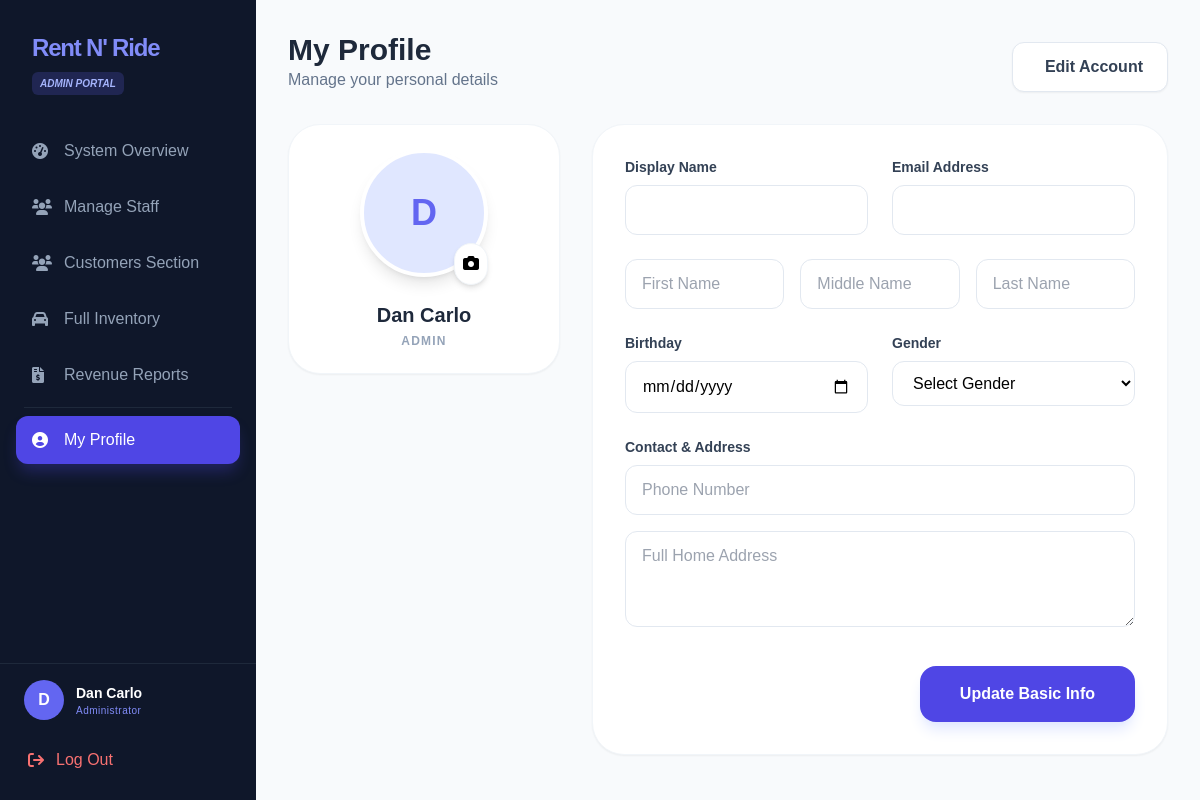
The page /admin_profile.php (signed in) on the database its author committed.
### tables this page shows
CREATE TABLE `tbl_users` (
  `id` int(11) NOT NULL,
  `username` varchar(100) NOT NULL,
  `password` varchar(255) NOT NULL,
  `role` varchar(20) DEFAULT 'Customer',
  `display_name` varchar(100) DEFAULT NULL,
  `first_name` varchar(100) DEFAULT NULL,
  `middle_name` varchar(100) DEFAULT NULL,
  `last_name` varchar(100) DEFAULT NULL,
  `birthday` varchar(30) DEFAULT NULL,
  `email` varchar(100) NOT NULL,
  `contact_number` varchar(20) DEFAULT NULL,
  `address` varchar(150) DEFAULT NULL,
  `gender` varchar(20) DEFAULT NULL,
  `profile_image` varchar(255) DEFAULT NULL
);

### admin_profile.php (the view, shortened to what this page needs)
<?php
require_once 'auth.php';
$user_id = $_SESSION['user_id'];
$stmt = $pdo->prepare("SELECT * FROM tbl_users WHERE id = ?");
$stmt->execute([$user_id]);
$user = $stmt->fetch();
$current_page = basename($_SERVER['PHP_SELF']);
?>
<!DOCTYPE html>
<html lang="en">
<head>
    <script src="https://cdn.tailwindcss.com"></script>
    <link rel="stylesheet" href="https://cdnjs.cloudflare.com/ajax/libs/font-awesome/6.0.0/css/all.min.css">
    <link rel="stylesheet" href="Assets/sidebar.css">
</head>
<body class="bg-slate-50" x-data="{ showLogoutModal: false, showAccountModal: false }">
    <div class="flex min-h-screen">
        <aside class="w-64 glass-sidebar text-white flex flex-col fixed h-full">
            <div class="p-8">
                <h1 class="text-2xl font-bold tracking-tighter text-indigo-400">Rent N' Ride</h1>
                <span class="text-[10px] bg-indigo-500/20 text-indigo-300 px-2 py-1 rounded-md uppercase font-bold mt-2 inline-block italic">Admin Portal</span>
            </div>
            <nav class="flex-1 px-4 space-y-2">
                <a href="admindashboard.php" class="nav-link <?= $current_page == 'admindashboard.php' ? 'active' : '' ?>">
                    <i class="fa-solid fa-gauge-high w-5"></i> <span>System Overview</span>
                </a>
                <a href="manage_staff.php" class="nav-link <?= $current_page == 'manage_staff.php' ? 'active' : '' ?>">
                    <i class="fa-solid fa-users w-5"></i> <span>Manage Staff</span>
                </a>
                <a href="customer.php" class="nav-link <?= $current_page == 'customers.php' ? 'active' : '' ?>">
                    <i class="fa-solid fa-users w-5"></i> <span>Customers Section</span>
                </a>
                <a href="inventory.php" class="nav-link <?= $current_page == 'inventory.php' ? 'active' : '' ?>">
                    <i class="fa-solid fa-car w-5"></i> <span>Full Inventory</span>
                </a>
                <a href="revenue.php" class="nav-link <?= $current_page == 'revenue.php' ? 'active' : '' ?>">
                    <i class="fa-solid fa-file-invoice-dollar w-5"></i> <span>Revenue Reports</span>
                </a>
                <hr class="border-slate-800 my-4 mx-2">
                <a href="admin_profile.php" class="nav-link <?= $current_page == 'admin_profile.php' ? 'active' : '' ?>">
                    <i class="fa-solid fa-circle-user w-5"></i> <span>My Profile</span>
                </a>
            </nav>
            <div class="p-4 border-t border-slate-800">
                <div class="flex items-center space-x-3 mb-4 px-2">
                    <div class="w-10 h-10 bg-indigo-500 rounded-full flex items-center justify-center font-bold text-white overflow-hidden">
                        <?php if(!empty($user['profile_image'])): ?>
                            <img src="Profile/<?= $user['profile_image'] ?>" class="w-full h-full object-cover">
                        <?php else: ?>
                            <?= strtoupper(substr($_SESSION['username'] ?? 'A', 0, 1)); ?>
                        <?php endif; ?>
                    </div>
                    <div>
                        <p class="text-sm font-semibold truncate w-32"><?= htmlspecialchars($_SESSION['username'] ?? 'Admin'); ?></p>
                        <p class="text-[10px] text-indigo-400 font tracking-wider">Administrator</p>
                    </div>
                </div>
                <button @click.prevent="showLogoutModal = true" class="flex items-center space-x-3 p-3 text-red-400 hover:bg-red-500/10 rounded-xl transition w-full text-left">
                    <i class="fa-solid fa-arrow-right-from-bracket"></i> <span>Log Out</span>
                </button>
            </div>
        </aside>
        <main class="flex-1 ml-64 p-8">
            <div class="max-w-4xl mx-auto">
                <div class="flex justify-between items-end mb-8">
                    <div>
                        <h1 class="text-3xl font-bold text-slate-800">My Profile</h1>
                        <p class="text-slate-500">Manage your personal details</p>
                    </div>
                    <button @click="showAccountModal = true" class="px-6 py-3 bg-white border border-slate-200 text-slate-700 font-bold rounded-xl hover:bg-slate-50 transition flex items-center shadow-sm">
                        <i class="fa-solid fa-shield-halved mr-2 text-indigo-500"></i> Edit Account
                    </button>
                </div>
                <form method="POST" enctype="multipart/form-data">
                    <div class="grid grid-cols-1 lg:grid-cols-3 gap-8">
                        <div class="lg:col-span-1">
                            <div class="bg-white p-6 rounded-[2rem] shadow-sm border border-slate-100 text-center">
                                <div class="relative inline-block">
                                    <div class="w-32 h-32 bg-indigo-100 rounded-full mx-auto mb-4 overflow-hidden border-4 border-white shadow-lg flex items-center justify-center">
                                        <?php if(empty($user['profile_image'])): ?>
                                            <div id="placeholder" class="text-indigo-500 text-4xl font-bold uppercase">
                                                <?= substr($user['username'], 0, 1) ?>
                                            </div>
                                        <?php endif; ?>
                                    </div>
                                    <label for="imgInput" class="absolute bottom-2 right-0 bg-white p-2 rounded-full shadow-md cursor-pointer border border-slate-100 hover:text-indigo-600">
                                        <i class="fa-solid fa-camera"></i>
                                    </label>
                                </div>
                                <h2 class="text-xl font-bold text-slate-800 mt-2">
                                    <?= htmlspecialchars($user['display_name'] ?? $user['username']) ?></h2>
                                <p class="text-xs text-slate-400 uppercase font-bold tracking-widest mt-1"><?= $user['role'] ?? 'Admin' ?></p>
                            </div>
                        </div>
                        <div class="lg:col-span-2 space-y-6">
                            <div class="bg-white p-8 rounded-[2rem] shadow-sm border border-slate-100">
                                <div class="grid grid-cols-1 md:grid-cols-2 gap-6">
                                    <div>
                                        <label class="block text-sm font-semibold text-slate-700 mb-2">Display Name</label>
                                        <input type="text" name="display_name" class="profile-input" value="<?= htmlspecialchars($user['display_name'] ?? '') ?>">
                                    </div>
                                    <div>
                                        <label class="block text-sm font-semibold text-slate-700 mb-2">Email Address</label>
                                        <input type="email" name="email" class="profile-input" value="<?= htmlspecialchars($user['email'] ?? '') ?>">
                                    </div>
                                </div>
                                <div class="grid grid-cols-1 md:grid-cols-3 gap-4 mt-6">
                                    <input type="text" name="first_name" placeholder="First Name" class="profile-input" value="<?= htmlspecialchars($user['first_name'] ?? '') ?>">
                                    <input type="text" name="middle_name" placeholder="Middle Name" class="profile-input" value="<?= htmlspecialchars($user['middle_name'] ?? '') ?>">
                                    <input type="text" name="last_name" placeholder="Last Name" class="profile-input" value="<?= htmlspecialchars($user['last_name'] ?? '') ?>">
                                </div>
                                <div class="grid grid-cols-1 md:grid-cols-2 gap-6 mt-6">
                                    <div>
                                        <label class="block text-sm font-semibold text-slate-700 mb-2">Birthday</label>
                                        <input type="date" name="birthday" class="profile-input" value="<?= $user['birthday'] ?? '' ?>">
                                    </div>
                                    <div>
                                        <label class="block text-sm font-semibold text-slate-700 mb-2">Gender</label>
                                        <select name="gender" class="profile-input">
                                            <option value="">Select Gender</option>
                                        </select>
                                    </div>
                                </div>
                                <div class="mt-6">
                                    <label class="block text-sm font-semibold text-slate-700 mb-2">Contact & Address</label>
                                    <input type="text" name="contact_number" placeholder="Phone Number" class="profile-input mb-4" value="<?= htmlspecialchars($user['contact_number'] ?? '') ?>">
                                    <textarea name="address" placeholder="Full Home Address" class="profile-input h-24 pt-3"><?= htmlspecialchars($user['address'] ?? '') ?></textarea>
                                </div>
                                <div class="flex justify-end mt-8">
                                    <button type="submit" name="update_profile" class="bg-indigo-600 text-white px-10 py-4 rounded-2xl font-bold hover:bg-indigo-700 transition shadow-lg shadow-indigo-100">
                                        Update Basic Info
                                    </button>
                                </div>
                            </div>
                        </div>
                    </div>
                </form>
            </div>
        </main>
    </div>
</body>
</html>

### Assets/sidebar.css (style rules this page uses)
.glass-sidebar { background: #0f172a; transition: all 0.3s ease; }
.nav-link { display: flex; align-items: center; gap: 0.75rem; padding: 0.75rem 1rem; border-radius: 0.75rem; color: #94a3b8; transition: all 0.2s ease; }
.nav-link.active { background-color: #4f46e5; color: white; box-shadow: 0 10px 15px -3px rgba(79, 70, 229, 0.3); }

### admin_profile.php (style rules this page uses)
body { font-family: 'Plus Jakarta Sans', sans-serif; }
.profile-input { width: 100%; padding: 0.75rem 1rem; border-radius: 0.75rem; border: 1px solid #e2e8f0; background: #ffffff; transition: all 0.2s; }

### rows shown on the page
tbl_users: username "D", username "Dan Carlo", role "ADMIN"

### other values the page prints
substr($_SESSION['username'] ?? 'A', 0, 1) "D"
$_SESSION['username'] "Dan Carlo"
